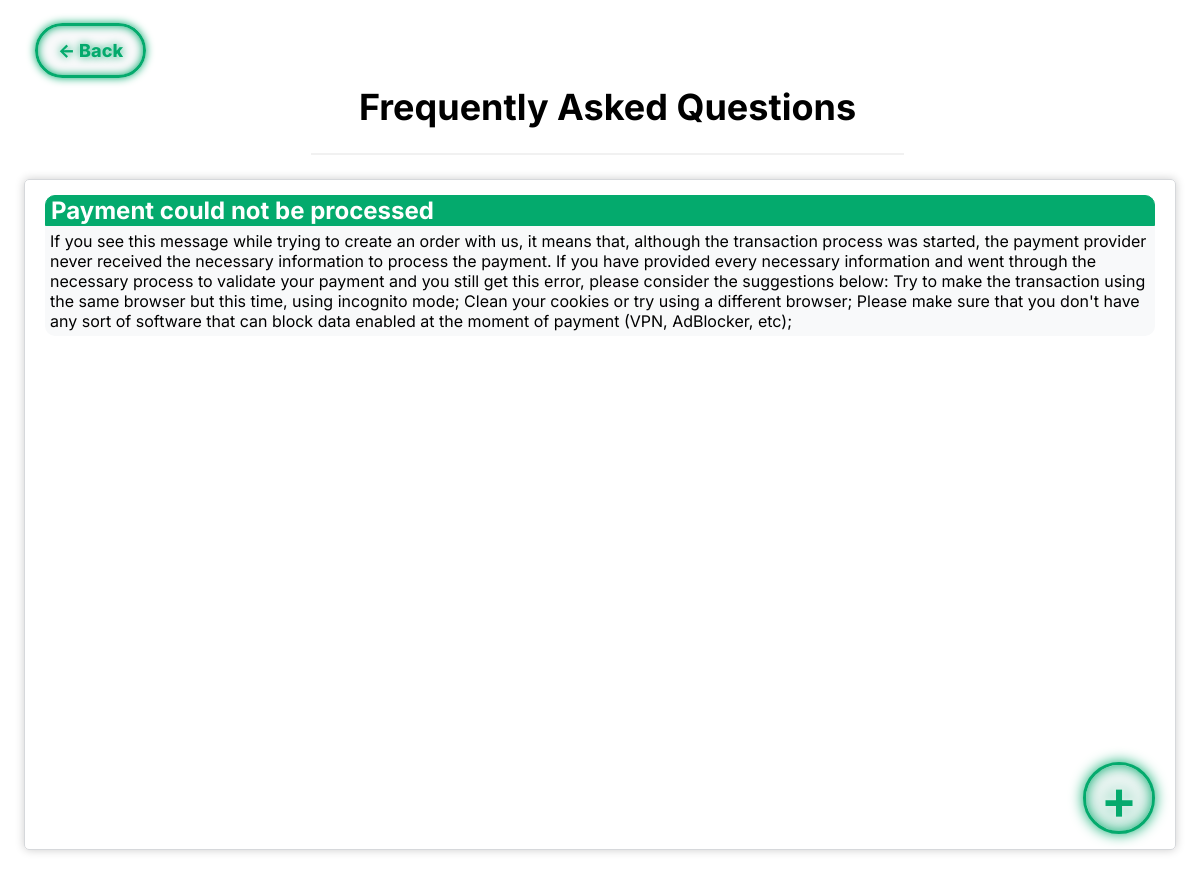
/pages/faq.php (signed in), run on an earlier commit of the app's database.
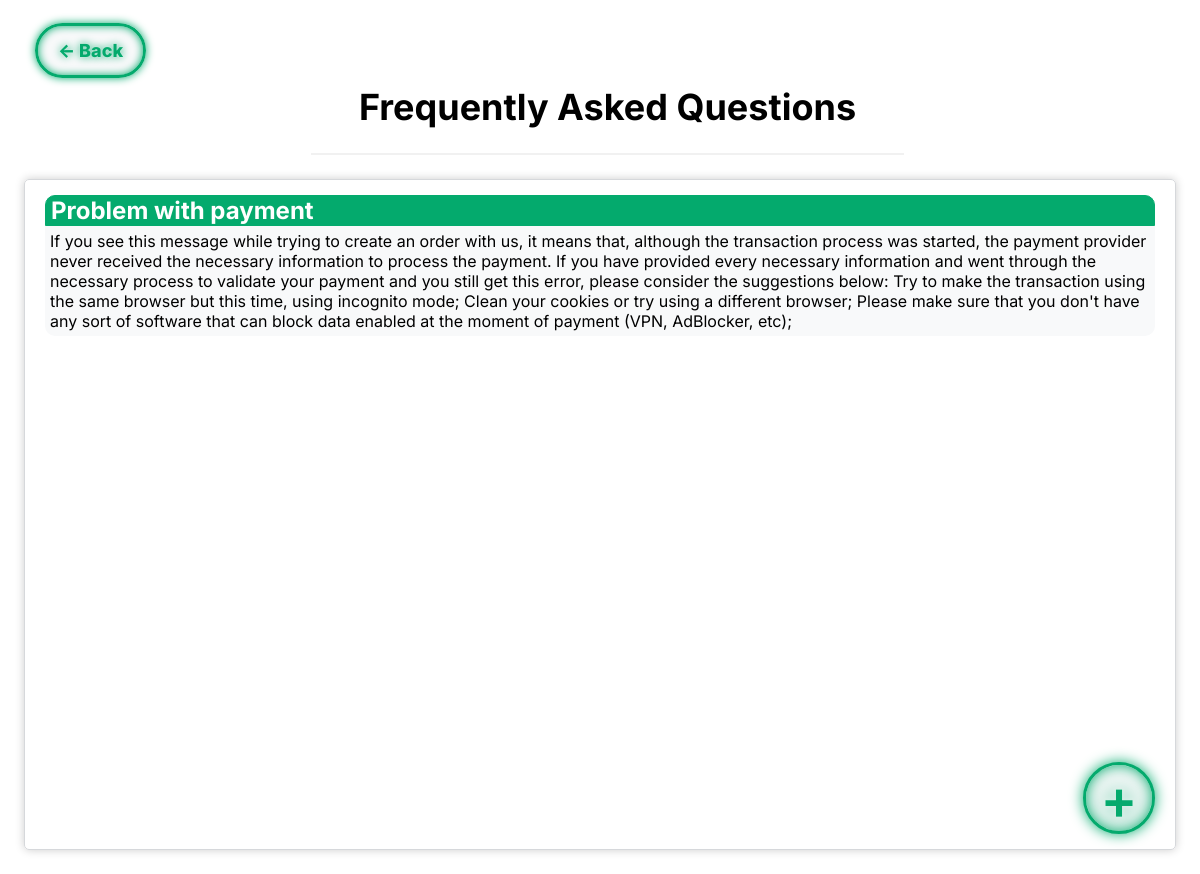
And on a later commit of the database.
### tables this page shows
CREATE TABLE FAQ (
    faq_id INTEGER PRIMARY KEY AUTOINCREMENT,
    question VARCHAR(255) NOT NULL,
    answer VARCHAR(1000) NOT NULL
);

### database/getFAQ.php (the view)
<?php
    include 'connection.php';
    $stmt = $db->prepare('SELECT * FROM FAQ');
    $stmt->execute();
    while($result = $stmt -> fetch()){
        echo '<h2 class="question">'.$result['question'].'</h2>';
        echo '<div class="answer"><span >'.$result['answer'].'</span></div>';
    }
?>

What changed in the data, as far as the page shows it:
removed faq: question "Payment could not be processed", answer "If you see this message while trying to create an order with us, it means that, although the transaction process was started, the payment provider never received the necessary information to process the payment. If you have provided every necessary information and went through the necessary process to validate your payment and you still get this error, please consider the suggestions below: Try to make the transaction using the same browser but this time, using incognito mode; Clean your cookies or try using a different browser; Please make sure that you don't have any sort of software that can block data enabled at the moment of payment (VPN, AdBlocker, etc);"
added faq: question "Problem with payment", answer "If you see this message while trying to create an order with us, it means that, although the transaction process was started, the payment provider never received the necessary information to process the payment. If you have provided every necessary information and went through the necessary process to validate your payment and you still get this error, please consider the suggestions below: Try to make the transaction using the same browser but this time, using incognito mode; Clean your cookies or try using a different browser; Please make sure that you don't have any sort of software that can block data enabled at the moment of payment (VPN, AdBlocker, etc);"
